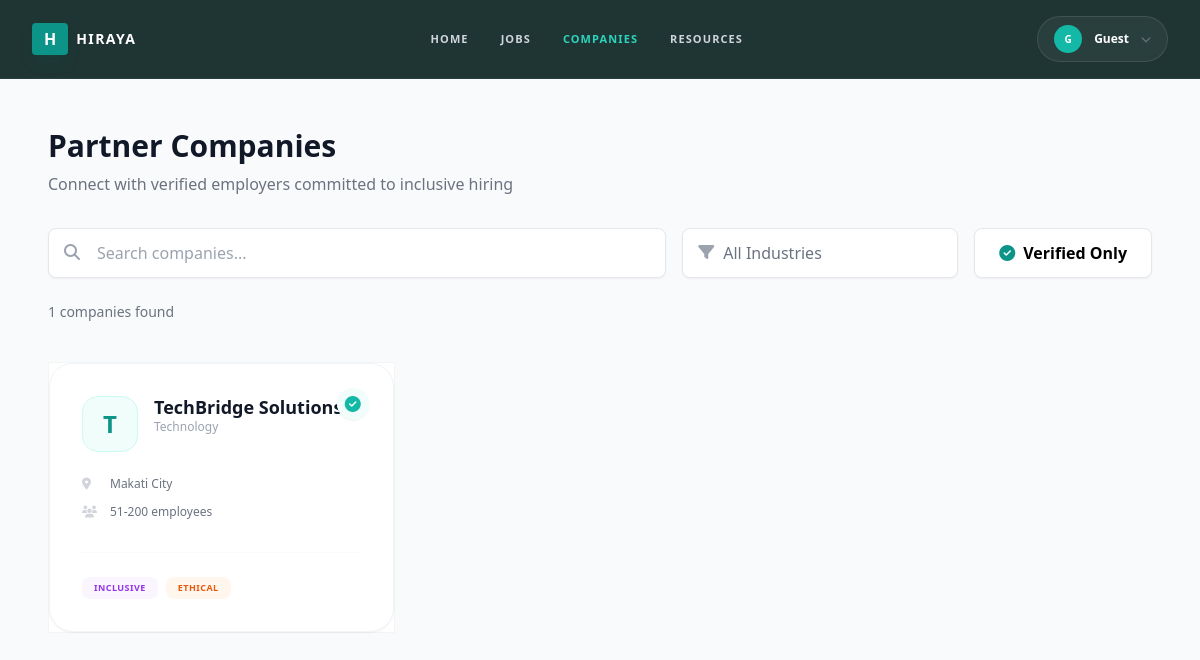
Screenshot of /dashboard/user/companies.php with the database file from the repository.
### tables this page shows
CREATE TABLE IF NOT EXISTS `companies` (
    `id` INT AUTO_INCREMENT PRIMARY KEY,
    `employer_id` INT NOT NULL,
    `name` VARCHAR(255) NOT NULL,
    `industry` VARCHAR(100),
    `description` TEXT,
    `logo` VARCHAR(255) DEFAULT 'default_logo.png',
    `website` VARCHAR(255),
    `location` VARCHAR(255),
    `size` VARCHAR(50) DEFAULT '51-200',
    `is_verified` TINYINT(1) DEFAULT 0,
    `is_pwd_friendly` TINYINT(1) DEFAULT 0,
    `verified` TINYINT(1) DEFAULT 0,  
    FOREIGN KEY (`employer_id`) REFERENCES `users`(`id`) ON DELETE CASCADE
);

### dashboard/user/companies.php (the view, shortened to what this page needs)
<?php
  include '../../includes/db.php';
  $stmt = $pdo->query("SELECT * FROM companies ORDER BY is_verified DESC, name ASC");
  $companies = $stmt->fetchAll();
  include '../../includes/header.php';
?>
<link rel="stylesheet" href="../../assets/css/companies.css">
<main class="bg-gray-50 min-h-screen pt-32 pb-20">
    <div class="max-w-6xl mx-auto px-6">
        <header>
            <h1 class="text-3xl font-bold text-gray-900">Partner Companies</h1>
            <p class="text-gray-500 mt-2">Connect with verified employers committed to inclusive hiring</p>
            <div class="mt-8 flex flex-col md:flex-row gap-4">
                <div class="flex-1 relative">
                    <i class="fa-solid fa-magnifying-glass absolute left-4 top-4 text-gray-400"></i>
                    <input type="text" id="companySearch" placeholder="Search companies..." class="w-full pl-12 pr-4 py-3 border rounded-lg focus:outline-none focus:ring-2 focus:ring-teal-500 shadow-sm bg-white">
                </div>
                <div class="md:w-1/4 relative">
                    <i class="fa-solid fa-filter absolute left-4 top-4 text-gray-400"></i>
                    <select id="industryFilter" class="w-full pl-10 pr-4 py-3 border rounded-lg focus:outline-none focus:ring-2 focus:ring-teal-500 shadow-sm bg-white text-gray-500 appearance-none cursor-pointer">
                        <option value="">All Industries</option>
                    </select>
                </div>
                <button id="verifiedToggle" class="px-6 py-3 bg-white border rounded-lg flex items-center justify-center gap-2 hover:bg-gray-50 transition shadow-sm font-semibold">
                    <i class="fa-solid fa-circle-check text-teal-600"></i> Verified Only
                </button>
            </div>
            <p class="mt-6 text-sm text-gray-500">
                <span id="companyCount"><?php echo count($companies); ?></span> companies found
            </p>
        </header>
        <div class="grid grid-cols-1 md:grid-cols-2 lg:grid-cols-3 gap-8 mt-10">
            <?php foreach ($companies as $company): ?>
                <a href="company-details.php?id=<?php echo $company['id']; ?>" class="group block company-card"
                   data-name="<?php echo strtolower(htmlspecialchars($company['name'])); ?>"
                   data-industry="<?php echo strtolower(htmlspecialchars($company['industry'] ?? '')); ?>"
                   data-verified="<?php echo $company['is_verified'] ? 'true' : 'false'; ?>">
                    <div class="bg-white p-8 rounded-3xl border border-gray-100 shadow-sm transition-all duration-300 hover:shadow-xl hover:-translate-y-2 hover:border-teal-500/30 relative overflow-hidden h-full">
                        <?php if($company['is_verified']): ?>
                            <div class="absolute top-6 right-6 text-teal-500 bg-teal-50 w-8 h-8 rounded-full flex items-center justify-center shadow-sm">
                                <i class="fa-solid fa-circle-check"></i>
                            </div>
                        <?php endif; ?>
                        <div class="flex flex-col h-full">
                            <div class="flex items-start gap-4 mb-6">
                                <div class="w-14 h-14 bg-teal-50 rounded-2xl flex items-center justify-center text-teal-600 text-2xl font-bold border border-teal-100 group-hover:bg-teal-600 group-hover:text-white transition-colors">
                                    <?php echo substr(htmlspecialchars($company['name']), 0, 1); ?>
                                </div>
                                <div>
                                    <h3 class="text-lg font-bold text-gray-900 leading-tight"><?php echo htmlspecialchars($company['name']); ?></h3>
                                    <p class="text-gray-400 text-xs font-medium"><?php echo htmlspecialchars($company['industry'] ?? 'Corporate Partner'); ?></p>
                                </div>
                            </div>
                            <div class="space-y-3 mb-8">
                                <div class="flex items-center gap-3 text-gray-500 text-xs">
                                    <i class="fa-solid fa-location-dot w-4 text-gray-300"></i>
                                    <span><?php echo htmlspecialchars($company['location'] ?? 'Bataan, Philippines'); ?></span>
                                </div>
                                <div class="flex items-center gap-3 text-gray-500 text-xs">
                                    <i class="fa-solid fa-users w-4 text-gray-300"></i>
                                    <span><?php echo htmlspecialchars($company['size'] ?? '51-200'); ?> employees</span>
                                </div>
                            </div>
                            <div class="flex gap-2 mt-auto pt-6 border-t border-gray-50">
                                <span class="px-3 py-1 bg-purple-50 text-purple-600 text-[9px] font-black uppercase tracking-wider rounded-lg">Inclusive</span>
                                <span class="px-3 py-1 bg-orange-50 text-orange-600 text-[9px] font-black uppercase tracking-wider rounded-lg">Ethical</span>
                            </div>
                        </div>
                    </div>
                </a>
            <?php endforeach; ?>
        </div>
    </div>
</main>
<?php include '../../includes/footer.php'; ?>

### assets/css/companies.css (style rules this page uses)
.company-card { transition: all 0.3s cubic-bezier(0.4, 0, 0.2, 1); border: 1px solid #F3F4F6; background-color: #FFFFFF; display: flex; flex-direction: column; height: 100%; cursor: pointer; position: relative; }
.company-card i { transition: color 0.3s ease; }

### rows the page displays
companies: is_verified 1 (drawn), name "T", name "TechBridge Solutions", industry "Technology", location "Makati City", size "51-200"

### other values shown
$initial "G"
$first_name "Guest"
count($companies) "1"
